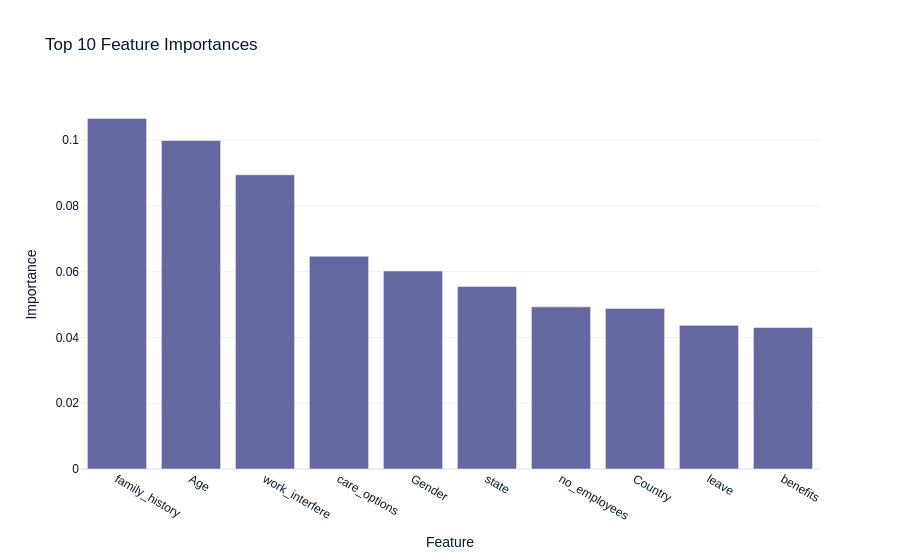

Notebook code cell kept with this figure:
### Markdown cell above
7: Visualize Feature Importance

### Code cell
import plotly.graph_objects as go

if hasattr(best_model, 'feature_importances_'):
    importances = best_model.feature_importances_
    feature_names = X.columns
    feature_importance_df = pd.DataFrame({'Feature': feature_names, 'Importance': importances})
    feature_importance_df = feature_importance_df.sort_values('Importance', ascending=False)
    # Show top predictors
    display(feature_importance_df.head(10))
    # Plot
    fig = go.Figure([go.Bar(x=feature_importance_df['Feature'][:10], y=feature_importance_df['Importance'][:10])])
    fig.update_layout(title='Top 10 Feature Importances', xaxis_title='Feature', yaxis_title='Importance')
    fig.show()
else:
    print('The best model does not support feature importances.')

### Figure 1 — Plotly figure (JSON) as saved in the notebook; plotly's stock layout.template omitted (floating-point values rounded to 4 significant figures)
{"data": [{"type": "bar", "x": ["family_history", "Age", "work_interfere", "care_options", "Gender", "state", "no_employees", "Country", "leave", "benefits"], "y": [0.1066, 0.0999, 0.08948, 0.06474, 0.06023, 0.05552, 0.04933, 0.04885, 0.04371, 0.04305]}], "layout": {"title": {"text": "Top 10 Feature Importances"}, "xaxis": {"title": {"text": "Feature"}}, "yaxis": {"title": {"text": "Importance"}}}}
